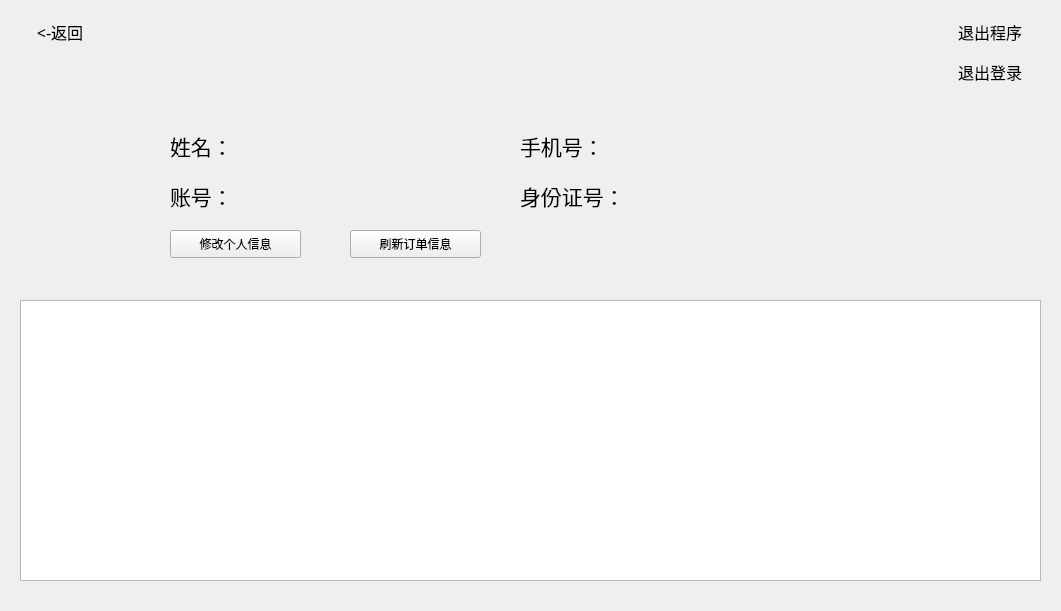
<?xml version="1.0" encoding="UTF-8"?>
<ui version="4.0">
 <class>UserPanel</class>
 <widget class="QWidget" name="UserPanel">
  <property name="geometry">
   <rect>
    <x>0</x>
    <y>0</y>
    <width>1061</width>
    <height>611</height>
   </rect>
  </property>
  <property name="windowTitle">
   <string>UserPanel</string>
  </property>
  <widget class="QTableWidget" name="userOrderTable">
   <property name="geometry">
    <rect>
     <x>20</x>
     <y>300</y>
     <width>1021</width>
     <height>281</height>
    </rect>
   </property>
   <property name="editTriggers">
    <set>QAbstractItemView::EditTrigger::NoEditTriggers</set>
   </property>
  </widget>
  <widget class="QLabel" name="nameLabel">
   <property name="geometry">
    <rect>
     <x>170</x>
     <y>120</y>
     <width>261</width>
     <height>51</height>
    </rect>
   </property>
   <property name="font">
    <font>
     <pointsize>16</pointsize>
    </font>
   </property>
   <property name="text">
    <string>姓名：</string>
   </property>
  </widget>
  <widget class="QLabel" name="accountLabel">
   <property name="geometry">
    <rect>
     <x>170</x>
     <y>170</y>
     <width>261</width>
     <height>51</height>
    </rect>
   </property>
   <property name="font">
    <font>
     <pointsize>16</pointsize>
    </font>
   </property>
   <property name="text">
    <string>账号：</string>
   </property>
  </widget>
  <widget class="QPushButton" name="backwardButton">
   <property name="geometry">
    <rect>
     <x>20</x>
     <y>20</y>
     <width>80</width>
     <height>24</height>
    </rect>
   </property>
   <property name="font">
    <font>
     <family>微软雅黑</family>
     <pointsize>12</pointsize>
     <italic>false</italic>
     <bold>false</bold>
     <underline>false</underline>
     <strikeout>false</strikeout>
     <kerning>true</kerning>
    </font>
   </property>
   <property name="cursor">
    <cursorShape>ArrowCursor</cursorShape>
   </property>
   <property name="mouseTracking">
    <bool>true</bool>
   </property>
   <property name="styleSheet">
    <string notr="true">QPushButton { background-color: none; border-radius: 3px; color: black; } 
QPushButton:hover { background-color:rgb(233, 182, 163); }
</string>
   </property>
   <property name="text">
    <string>&lt;-返回</string>
   </property>
  </widget>
  <widget class="QLabel" name="iconLabel">
   <property name="geometry">
    <rect>
     <x>50</x>
     <y>120</y>
     <width>111</width>
     <height>101</height>
    </rect>
   </property>
   <property name="styleSheet">
    <string notr="true">border-image: url(:/img/touxiang.jpeg);</string>
   </property>
   <property name="text">
    <string/>
   </property>
  </widget>
  <widget class="QLabel" name="phoneLabel">
   <property name="geometry">
    <rect>
     <x>520</x>
     <y>120</y>
     <width>421</width>
     <height>51</height>
    </rect>
   </property>
   <property name="font">
    <font>
     <pointsize>16</pointsize>
    </font>
   </property>
   <property name="text">
    <string>手机号：</string>
   </property>
  </widget>
  <widget class="QLabel" name="ID_Label">
   <property name="geometry">
    <rect>
     <x>520</x>
     <y>170</y>
     <width>531</width>
     <height>51</height>
    </rect>
   </property>
   <property name="font">
    <font>
     <pointsize>16</pointsize>
    </font>
   </property>
   <property name="text">
    <string>身份证号：</string>
   </property>
  </widget>
  <widget class="QPushButton" name="backwardButton_2">
   <property name="geometry">
    <rect>
     <x>950</x>
     <y>20</y>
     <width>80</width>
     <height>24</height>
    </rect>
   </property>
   <property name="font">
    <font>
     <family>微软雅黑</family>
     <pointsize>12</pointsize>
     <italic>false</italic>
     <bold>false</bold>
     <underline>false</underline>
     <strikeout>false</strikeout>
     <kerning>true</kerning>
    </font>
   </property>
   <property name="cursor">
    <cursorShape>ArrowCursor</cursorShape>
   </property>
   <property name="mouseTracking">
    <bool>true</bool>
   </property>
   <property name="styleSheet">
    <string notr="true">QPushButton { background-color: none; border-radius: 3px; color: black; } 
QPushButton:hover { background-color:rgb(233, 182, 163); }
</string>
   </property>
   <property name="text">
    <string>退出程序</string>
   </property>
  </widget>
  <widget class="QPushButton" name="changePersonInfoButton">
   <property name="geometry">
    <rect>
     <x>170</x>
     <y>230</y>
     <width>131</width>
     <height>28</height>
    </rect>
   </property>
   <property name="text">
    <string>修改个人信息</string>
   </property>
  </widget>
  <widget class="QPushButton" name="logoutButton">
   <property name="geometry">
    <rect>
     <x>950</x>
     <y>60</y>
     <width>80</width>
     <height>24</height>
    </rect>
   </property>
   <property name="font">
    <font>
     <family>微软雅黑</family>
     <pointsize>12</pointsize>
     <italic>false</italic>
     <bold>false</bold>
     <underline>false</underline>
     <strikeout>false</strikeout>
     <kerning>true</kerning>
    </font>
   </property>
   <property name="cursor">
    <cursorShape>ArrowCursor</cursorShape>
   </property>
   <property name="mouseTracking">
    <bool>true</bool>
   </property>
   <property name="styleSheet">
    <string notr="true">QPushButton { background-color: none; border-radius: 3px; color: black; } 
QPushButton:hover { background-color:rgb(233, 182, 163); }
</string>
   </property>
   <property name="text">
    <string>退出登录</string>
   </property>
  </widget>
  <widget class="QPushButton" name="refreshButton">
   <property name="geometry">
    <rect>
     <x>350</x>
     <y>230</y>
     <width>131</width>
     <height>28</height>
    </rect>
   </property>
   <property name="text">
    <string>刷新订单信息</string>
   </property>
  </widget>
  <zorder>userOrderTable</zorder>
  <zorder>nameLabel</zorder>
  <zorder>accountLabel</zorder>
  <zorder>backwardButton</zorder>
  <zorder>phoneLabel</zorder>
  <zorder>ID_Label</zorder>
  <zorder>backwardButton_2</zorder>
  <zorder>changePersonInfoButton</zorder>
  <zorder>logoutButton</zorder>
  <zorder>refreshButton</zorder>
  <zorder>iconLabel</zorder>
 </widget>
 <resources/>
 <connections/>
</ui>
